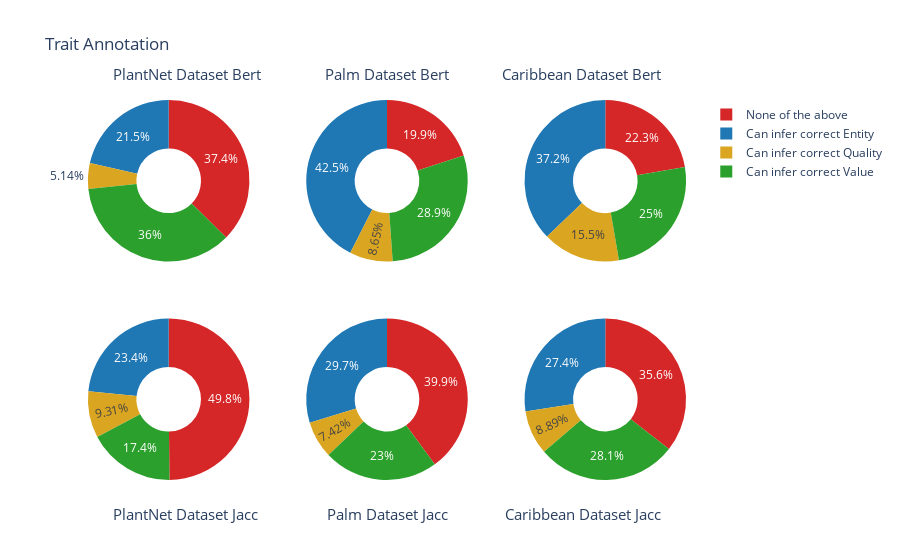

Source (notebook cell):
### Code cell
# Create subplots: use 'domain' type for Pie subplot
fig = make_subplots(rows=2, cols=3, specs=[[{'type':'domain'}, {'type':'domain'}, {'type':'domain'}],
                                           [{'type':'domain'}, {'type':'domain'}, {'type':'domain'}]])

# Add pie charts to each subplot
for i, sim in enumerate(df["SIM"].unique()):
    for j, dataset in enumerate(df["Dataset"].unique()):
        df_sub = df[(df["SIM"] == sim) & (df["Dataset"] == dataset)]
        fig.add_trace(go.Pie(labels=labels, 
                             values=df_sub.groupby("Result").count().loc[labels, 'Species'].values,
                             name=sim + ' ' + dataset,
                             sort=False,
                             marker_colors=colors),
                      i+1, j+1)

# Use `hole` to create a donut-like pie chart
fig.update_traces(hole=.4, hoverinfo="label+percent+name")

fig.update_layout(
    title_text="Trait Annotation",
    # Add annotations in the center of the donut pies.
    annotations=[dict(text='PlantNet Dataset Bert',  x=0.050, y=1.1, font_size=15, showarrow=False),
                 dict(text='Palm Dataset Bert',      x=0.500, y=1.1, font_size=15, showarrow=False),
                 dict(text='Caribbean Dataset Bert', x=0.950, y=1.1, font_size=15, showarrow=False),
                 dict(text='PlantNet Dataset Jacc',  x=0.050, y=-0.12, font_size=15, showarrow=False),
                 dict(text='Palm Dataset Jacc',      x=0.500, y=-0.12, font_size=15, showarrow=False),
                 dict(text='Caribbean Dataset Jacc', x=0.950, y=-0.12, font_size=15, showarrow=False)]
)

fig.show()

### Figure 1 — Plotly figure (JSON) as saved in the notebook; plotly's stock layout.template omitted (floating-point values rounded to 4 significant figures)
{"data": [{"domain": {"x": [0, 0.2889], "y": [0.575, 1]}, "hole": 0.4, "hoverinfo": "label+percent+name", "labels": ["None of the above", "Can infer correct Entity", "Can infer correct Quality", "Can infer correct Value"], "marker": {"colors": ["#d62728", "#1f77b4", "goldenrod", "#2ca02c"]}, "name": "Jacc PlantNet", "sort": false, "type": "pie", "values": [80, 46, 11, 77]}, {"domain": {"x": [0.3556, 0.6444], "y": [0.575, 1]}, "hole": 0.4, "hoverinfo": "label+percent+name", "labels": ["None of the above", "Can infer correct Entity", "Can infer correct Quality", "Can infer correct Value"], "marker": {"colors": ["#d62728", "#1f77b4", "goldenrod", "#2ca02c"]}, "name": "Jacc Caribbean", "sort": false, "type": "pie", "values": [53, 113, 23, 77]}, {"domain": {"x": [0.7111, 1], "y": [0.575, 1]}, "hole": 0.4, "hoverinfo": "label+percent+name", "labels": ["None of the above", "Can infer correct Entity", "Can infer correct Quality", "Can infer correct Value"], "marker": {"colors": ["#d62728", "#1f77b4", "goldenrod", "#2ca02c"]}, "name": "Jacc Palm", "sort": false, "type": "pie", "values": [33, 55, 23, 37]}, {"domain": {"x": [0, 0.2889], "y": [0, 0.425]}, "hole": 0.4, "hoverinfo": "label+percent+name", "labels": ["None of the above", "Can infer correct Entity", "Can infer correct Quality", "Can infer correct Value"], "marker": {"colors": ["#d62728", "#1f77b4", "goldenrod", "#2ca02c"]}, "name": "Bert PlantNet", "sort": false, "type": "pie", "values": [166, 78, 31, 58]}, {"domain": {"x": [0.3556, 0.6444], "y": [0, 0.425]}, "hole": 0.4, "hoverinfo": "label+percent+name", "labels": ["None of the above", "Can infer correct Entity", "Can infer correct Quality", "Can infer correct Value"], "marker": {"colors": ["#d62728", "#1f77b4", "goldenrod", "#2ca02c"]}, "name": "Bert Caribbean", "sort": false, "type": "pie", "values": [113, 84, 21, 65]}, {"domain": {"x": [0.7111, 1], "y": [0, 0.425]}, "hole": 0.4, "hoverinfo": "label+percent+name", "labels": ["None of the above", "Can infer correct Entity", "Can infer correct Quality", "Can infer correct Value"], "marker": {"colors": ["#d62728", "#1f77b4", "goldenrod", "#2ca02c"]}, "name": "Bert Palm", "sort": false, "type": "pie", "values": [48, 37, 12, 38]}], "layout": {"annotations": [{"font": {"size": 15}, "showarrow": false, "text": "PlantNet Dataset Bert", "x": 0.05, "y": 1.1}, {"font": {"size": 15}, "showarrow": false, "text": "Palm Dataset Bert", "x": 0.5, "y": 1.1}, {"font": {"size": 15}, "showarrow": false, "text": "Caribbean Dataset Bert", "x": 0.95, "y": 1.1}, {"font": {"size": 15}, "showarrow": false, "text": "PlantNet Dataset Jacc", "x": 0.05, "y": -0.12}, {"font": {"size": 15}, "showarrow": false, "text": "Palm Dataset Jacc", "x": 0.5, "y": -0.12}, {"font": {"size": 15}, "showarrow": false, "text": "Caribbean Dataset Jacc", "x": 0.95, "y": -0.12}], "title": {"text": "Trait Annotation"}}}
